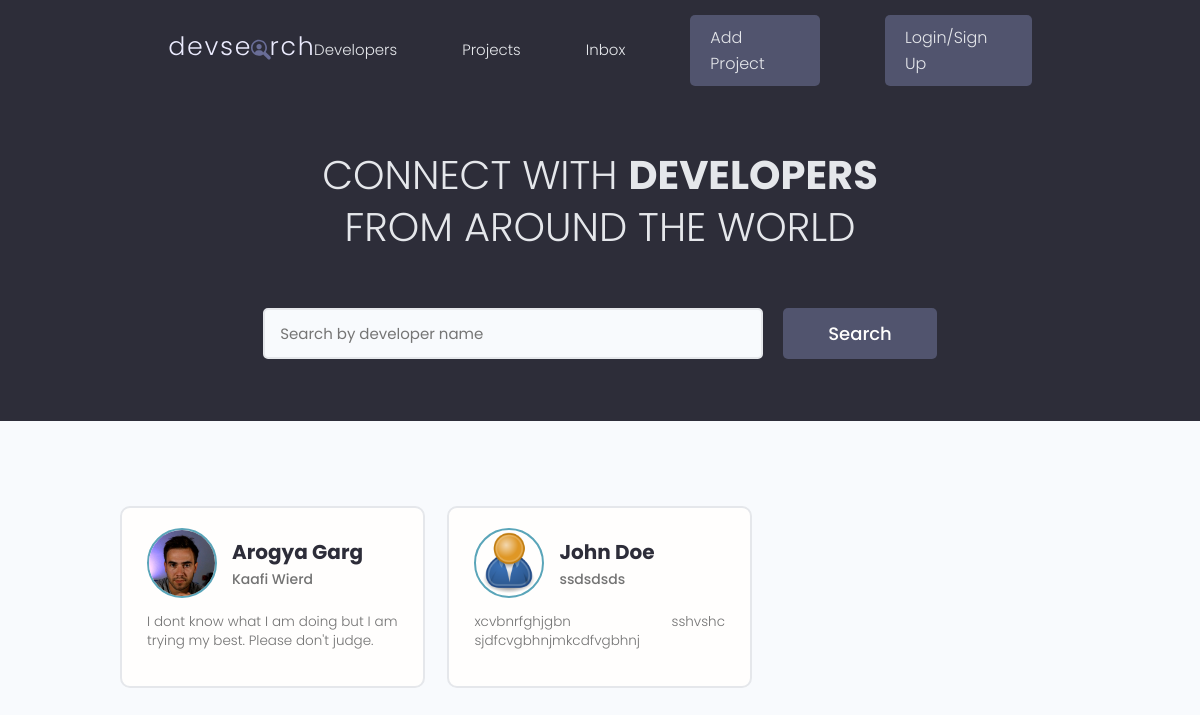
/, run on an earlier commit of the app's database.
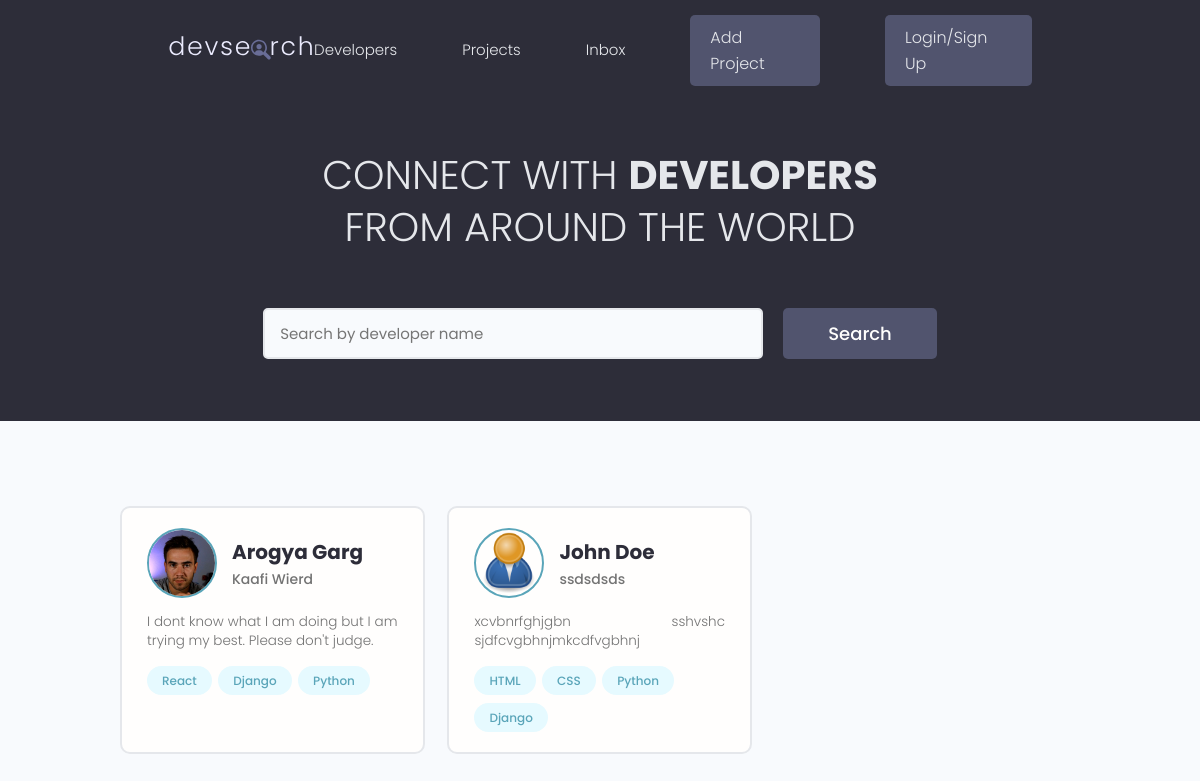
And on a later commit of the database.
### users/models.py (models this page shows, shortened)
class Profile(models.Model):
    user = models.OneToOneField(User, on_delete=models.CASCADE, null=True, blank=True)
    name = models.CharField(max_length=200, blank=True, null=True)
    email = models.EmailField(max_length=500, blank=True, null=True)
    username = models.CharField(max_length=200, blank=True, null=True)
    location = models.CharField(max_length=200, blank=True, null=True)
    short_intro = models.CharField(max_length=500, blank=True, null=True)
    bio = models.TextField(blank=True, null=True)
    profile_image = models.ImageField(null=True, blank=True, upload_to='profiles/', default='profiles/user-default.png')
    social_github = models.CharField(max_length=200, blank=True, null=True)
    social_twitter = models.CharField(max_length=200, blank=True, null=True)
    social_linkedin = models.CharField(max_length=200, blank=True, null=True)
    social_youtube = models.CharField(max_length=200, blank=True, null=True)
    social_website = models.CharField(max_length=200, blank=True, null=True)
    created = models.DateTimeField(auto_now_add=True)
    id = models.UUIDField(default=uuid.uuid4, unique=True, primary_key=True, editable=False)

class Skill(models.Model):
    owner = models.ForeignKey(Profile, on_delete=models.CASCADE, null=True, blank=True)
    name = models.CharField(max_length=200, blank=True, null=True)
    description = models.TextField(null=True, blank=True)
    created = models.DateTimeField(auto_now_add=True)
    id = models.UUIDField(default=uuid.uuid4, unique=True, primary_key=True, editable=False)
    def __str__(self):
        return str(self.name)

### users/views.py (the view)
# urls.py: path('', views.profiles, name='profiles'),
def profiles(request):
    profiles = Profile.objects.all()
    context = {'profiles':profiles}
    return render(request, 'users/profiles.html', context)

### users/templates/users/profiles.html (shortened to what this page needs)
{% extends 'main.html' %}
{% block content %}
<main class="home">
    <section class="hero-section text-center">
      <div class="container container--narrow">
        <div class="hero-section__box">
          <h2>CONNECT WITH <span>DEVELOPERS</span></h2>
          <h2>FROM AROUND THE WORLD</h2>
        </div>
        <div class="hero-section__search">
          <form class="form" action="#" method="get">
            <div class="form__field">
              <input class="input input--text" id="formInput#search" type="text" name="text"
                placeholder="Search by developer name" />
            </div>
            <input class="btn btn--sub btn--lg" type="submit" value="Search" />
          </form>
        </div>
      </div>
    </section>
    <section class="devlist">
      <div class="container">
        <div class="grid grid--three">
          {% for profile in profiles %}
          <div class="column card">
            <div class="dev">
              <a href="{% url 'user-profile' profile.id %}" class="card__body">
                <div class="dev__profile">
                  <img class="avatar avatar--md" src="{{ profile.profile_image.url }}" alt="image" />
                  <div class="dev__meta">
                    <h3>{{ profile.name }}</h3>
                    <h5>{{ profile.short_intro|slice:"60" }}</h5>
                  </div>
                </div>
                <p class="dev__info">{{ profile.bio|slice:"150" }}</p>
                <div class="dev__skills">
                  {% for skill in profile.skill_set.all|slice:"5" %}
                  <span class="tag tag--pill tag--main">
                    <small>{{skill}}</small>
                  </span>
                  {% endfor %}
                </div>
              </a>
            </div>
          </div>
          {% endfor %}
        </div>
      </div>
    </section>
  </main>
{% endblock content %}

### templates/main.html (shortened to what this page needs)
<!DOCTYPE html>
{% load static %}
<html lang="en">
<head>
  <link rel="stylesheet" href="https://cdn.iconmonstr.com/1.3.0/css/iconmonstr-iconic-font.min.css" />
  <link rel="stylesheet" href="{% static 'uikit/styles/uikit.css' %}" />
  <link rel="stylesheet" href="{% static 'styles/app.css' %}" />
</head>
<body>
    {% include 'navbar.html' %}
    {% block content %}
    {% endblock content %}
</body>
</html>

### templates/navbar.html (shortened to what this page needs)
{% load static %}
  <header class="header">
    <div class="container container--narrow">
      <a href="{% url 'profiles' %}" class="header__logo">
        <img src="{% static 'images/logo.svg' %}" alt="DevSearch Logo" />
      </a>
      <nav class="header__nav">
        <ul class="header__menu">
          <li class="header__menuItem"><a href="{% url 'profiles' %}">Developers</a></li>
          <li class="header__menuItem"><a href="{% url 'projects' %}">Projects</a></li>
          <li class="header__menuItem"><a href="">Inbox</a></li>
          <li class="header__menuItem"><a href="{% url 'create-project' %}" class="btn btn--sub">Add Project</a></li>
          <li class="header__menuItem"><a href="" class="btn btn--sub">Login/Sign Up</a></li>
        </ul>
      </nav>
    </div>
  </header>

### static/styles/app.css (style rules this page uses)
:root { --color-sub: #2d2d39; }
.btn--sub { background-color: var(--color-sub-light); }
.card { border: 2px solid var(--color-light); }
img { width: 100%; }
.header { position: sticky; z-index: 111; background-color: var(--color-sub); padding: 1.5rem 0; }
.header > .container { display: flex; justify-content: space-between; align-items: center; }
.header__logo > img { height: 3.8rem; }
.header__nav > ul { display: inline-flex; align-items: center; list-style: none; gap: 6.5rem; }
.header__menuItem > a { color: var(--color-light); font-weight: 300; }
.hero-section { height: 40vh; display: flex; align-items: center; background-color: var(--color-sub); }
.hero-section__box { margin-bottom: 4rem; }
.hero-section__box > h2, .hero-section__box > h2 > span { font-size: 4rem; color: var(--color-light); line-height: 1.3; text-transform: uppercase; }
.hero-section__box > h2 { font-weight: 300; }
.hero-section__box > h2 > span { font-weight: 700; }
.hero-section__search > .form { display: flex; align-items: center; justify-content: center; gap: 2rem; }
.hero-section__search > .form input.input--text { width: 50rem; }
.devlist { margin-top: 8rem; }
.devlist .grid { align-items: stretch; }
.devlist .dev .dev__profile { display: flex; align-items: center; gap: 1.5rem; }
.devlist .dev .dev__meta h3 { color: var(--color-sub); font-size: 2rem; font-weight: 700; }
.devlist .dev .dev__meta h5 { color: var(--color-text); font-size: 1.4rem; font-weight: 500; }
.devlist .dev .dev__info { margin: 1.5rem 0; font-size: 1.35rem; line-height: 1.4; text-align: justify; }

### static/uikit/styles/modules/_variables.css (style rules this page uses)
:root { --color-main: #5aa5b9; --color-main-light: #e6faff; --color-sub: #3f4156; --color-sub-light: #51546e; --color-sub-lighter: #ededfd; --color-text: #737373; --color-gray: #8b8b8b; --color-light: #e5e7eb; --color-light-gray: #767676; --color-bg: #f8fafd; --color-white: #fffefd; --color-white-light: #f3f3f3; --color-success: #359e64; --color-success-bg: #def8e8; --color-error: #fc4b0b; --color-error-bg: #fff2ee; --font-base: 'Poppins', arial, helvetica, 'Segoe UI', roboto, ubuntu, sans-serif; --font-monospace: 'Fira Code', 'Courier New', courier, monospace; --font-regular: 300; --font-medium: 500; --font-bold: 700; --generic-shadow: 1px 1px 5px #00000010; --generic-transition: all 0.3s ease-in-out; }

### static/uikit/styles/modules/_base.css (style rules this page uses)
* { margin: 0; padding: 0; box-sizing: border-box; text-rendering: optimizeLegibility; color: inherit; font-size: inherit; }
html { font-size: 50%; }
@media only screen and (min-width: 480px) { html { font-size: 56.25%; } }
@media only screen and (min-width: 1200px) { html { font-size: 62.5%; } }
body { line-height: 1.6; font-weight: 400; font-size: 1.5rem; color: var(--color-text); background-color: var(--color-bg); min-height: 100vh; }

### static/uikit/styles/modules/_typography.css (style rules this page uses)
* { font-family: var(--font-base); }
h2 { font-size: 3.6rem; font-weight: var(--font-bold); }
h3 { font-size: 3.2rem; font-weight: var(--font-medium); }
h5 { font-size: 2.4rem; font-weight: var(--font-medium); }
h5, h6 { font-weight: var(--font-regular); }
p, span, strong { font-size: 1.6rem; color: var(--color-text); font-weight: var(--font-regular); }
a { padding-bottom: 2px; text-decoration: none; display: inline-block; color: var(--color-main); font-weight: var(--font-medium); }

### static/uikit/styles/modules/_utilities.css (style rules this page uses)
.container { width: 92%; max-width: 165rem; margin: 0 auto; box-sizing: border-box; }
.container--narrow { width: 92%; max-width: 120rem; }
@media screen and (min-width: 1000px) { .container { width: 90%; } }
@media screen and (min-width: 1000px) { .container--narrow { width: 85%; } }
@media screen and (min-width: 1200px) { .container { width: 80%; } }
@media screen and (min-width: 1200px) { .container--narrow { width: 72%; } }
.text-center { text-align: center; }

### static/uikit/styles/modules/_avatar.css (style rules this page uses)
.avatar { border-radius: 50%; border: 2px solid var(--color-main); object-fit: cover; }
.avatar--md { height: 7rem; width: 7rem; }

### static/uikit/styles/modules/_button.css (style rules this page uses)
.btn { display: inline-block; position: relative; cursor: pointer; background-color: var(--color-light); font-weight: var(--font-medium); color: var(--color-sub); text-decoration: none; padding: 1rem 2rem; border-radius: 0.5rem; border: none; width: -webkit-fit-content; width: -moz-fit-content; width: fit-content; height: -webkit-fit-content; height: -moz-fit-content; height: fit-content; font-size: 1.6rem; outline-width: 0; outline-color: transparent; -webkit-backface-visibility: hidden; backface-visibility: hidden; transition: all 0.3s ease-in-out; }
.btn--sub { background-color: var(--color-sub); color: var(--color-white); }
.btn--lg { font-size: 1.8rem; padding: 1.2rem 4.5rem; }

What changed in the data, as far as the page shows it:
added Skill: name "React", shown under Profile "Arogya Garg"
added Skill: name "Django", shown under Profile "Arogya Garg"
added Skill: name "Python", shown under Profile "Arogya Garg"
added Skill: name "HTML", shown under Profile "John Doe"
added Skill: name "CSS", shown under Profile "John Doe"
added Skill: name "Python", shown under Profile "John Doe"
added Skill: name "Django", shown under Profile "John Doe"
